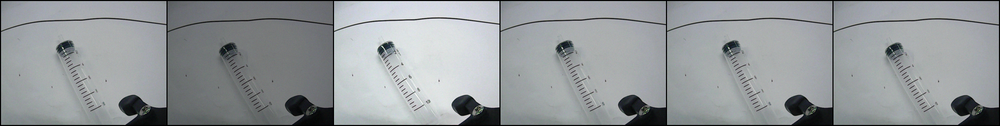
#> input picture code/log/new_dcae_100_epoch_ssim_adam_0.001_mean_0.0_vari_0.01_seed_0/train/000_noi.png, 1000 x 126 px, shrunk from 1934 x 244 before the run, found by its file name; its folder holds only this picture in this run
$ python data_augmentation.py
#> lines starting #> are read from the running program, lines starting #| are printed output that depends on the picture
from PIL import Image,ImageEnhance
import numpy as np
import matplotlib.pyplot as plt
import random
import os


train_folder = './dataset/train'
train_augmentation_folder = './dataset/train_augmentation'
if not os.path.exists(train_augmentation_folder):
    os.mkdir(train_augmentation_folder)

if __name__ == '__main__':
    files = [train_folder+'/'+f for f in os.listdir(train_folder) if f.endswith('.png')]
    count = len(files)
    for i, filename in enumerate(files):
        image = Image.open(filename)  # 用PIL中的Image.open打开图像
#> image is the input picture: PIL image 1000x126 RGB; mean R, G, B 147.4, 151.6, 153.9
        j = i + count*0
        j = "%04d" % j
        name = str(j)
        newname = train_augmentation_folder + '/' + name + '.png'
        image.save(newname)
        if i % 32 == 0:
            print("rotate already successful", i)
    for i, filename in enumerate(files):
        image = Image.open(filename) # 用PIL中的Image.open打开图像
        image = image.rotate(random.randint(-5,5))#随机角度旋转
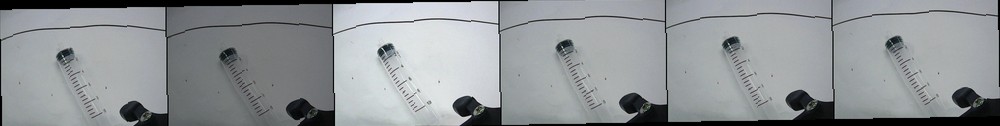
#> image: PIL image 1000x126 RGB; mean R, G, B 143.9, 147.9, 150.2
        j=i+count*1
        j="%04d"%j
        name=str(j)
        newname=train_augmentation_folder+'/'+name+'.png'
        image.save(newname)
        if i%32==0:
            print("rotate already successful",i)
    for i, filename in enumerate(files):
        image = Image.open(filename) # 用PIL中的Image.open打开图像
        image = ImageEnhance.Brightness(image).enhance(random.randint(5,15)/10.0)#随机亮度调整
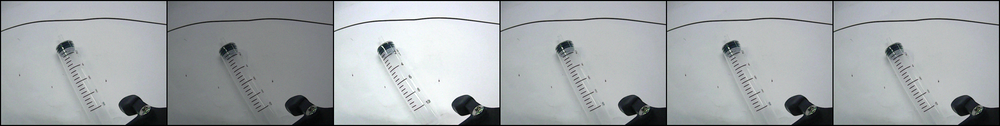
#> image: PIL image 1000x126 RGB; mean R, G, B 161.7, 166.3, 168.8
        j=i+count*2
        j="%04d"%j
        name=str(j)
        newname=train_augmentation_folder+'/'+name+'.png'
        image.save(newname)
        if i%32==0:
            print("brightness already successful",i)
    for i, filename in enumerate(files):
        image = Image.open(filename) # 用PIL中的Image.open打开图像
        image = ImageEnhance.Contrast(image).enhance(random.randint(5,15)/10.0)#随机对比度调整
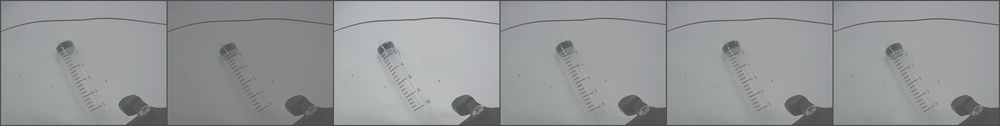
#> image: PIL image 1000x126 RGB; mean R, G, B 148.9, 151, 152.2
        j=i+count*3
        j="%04d"%j
        name=str(j)
        newname=train_augmentation_folder+'/'+name+'.png'
        image.save(newname)
        if i%32==0:
            print("constrast already successful",i)
    print("all successful")

$ run again, on code/log/new_dcae_100_epoch_ssim_adam_0.001_mean_0.0_vari_0.01_seed_0/train/010_raw.png
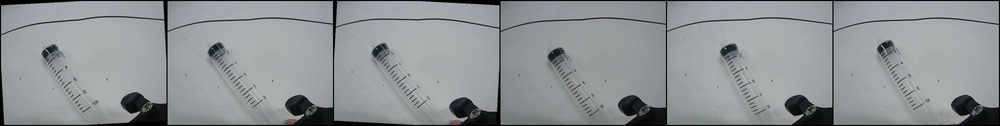
#> input picture code/log/new_dcae_100_epoch_ssim_adam_0.001_mean_0.0_vari_0.01_seed_0/train/010_raw.png, 1000 x 126 px, shrunk from 1934 x 244 before the run, found by its file name
#> image is the input picture: PIL image 1000x126 RGB; mean R, G, B 143.1, 146.9, 149.2
#> `image = image.rotate(random.randint(-5,5))#随机角度旋转`:
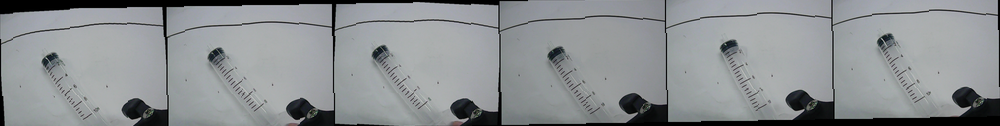
#> image: PIL image 1000x126 RGB; mean R, G, B 139.6, 143.4, 145.6
#> `image = ImageEnhance.Contrast(image).enhance(random.randint(5,15)/10.0..`:
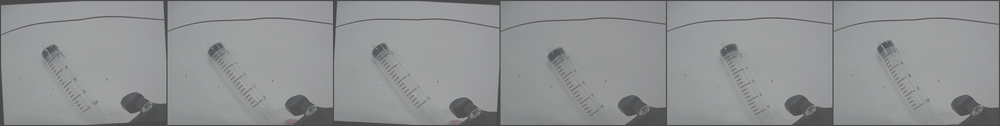
#> image: PIL image 1000x126 RGB; mean R, G, B 144.3, 146.2, 147.3

$ run again, on code/log/new_dcae_100_epoch_ssim_adam_0.001_mean_0.0_vari_0.01_seed_0/train/020_noi.png
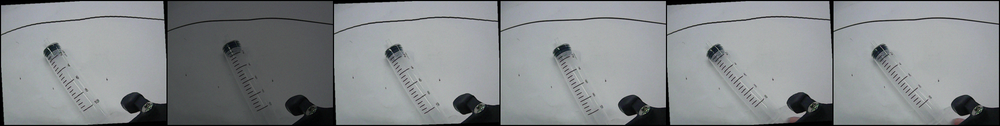
#> input picture code/log/new_dcae_100_epoch_ssim_adam_0.001_mean_0.0_vari_0.01_seed_0/train/020_noi.png, 1000 x 126 px, shrunk from 1934 x 244 before the run, found by its file name
#> image is the input picture: PIL image 1000x126 RGB; mean R, G, B 133, 136.5, 138.7
#> `image = image.rotate(random.randint(-5,5))#随机角度旋转`:
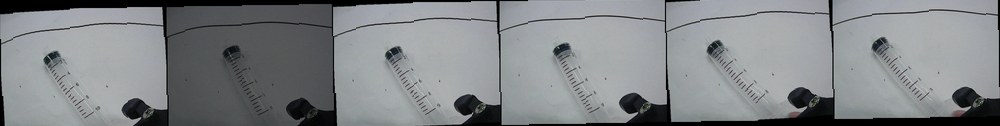
#> image: PIL image 1000x126 RGB; mean R, G, B 129.8, 133.3, 135.4
#> `image = ImageEnhance.Contrast(image).enhance(random.randint(5,15)/10.0..`:
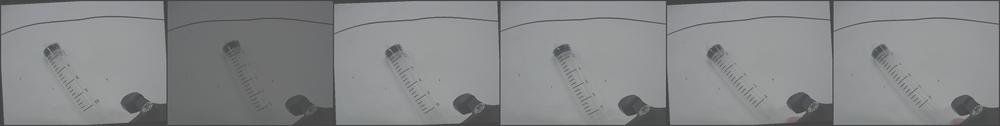
#> image: PIL image 1000x126 RGB; mean R, G, B 134.2, 136, 137.1
